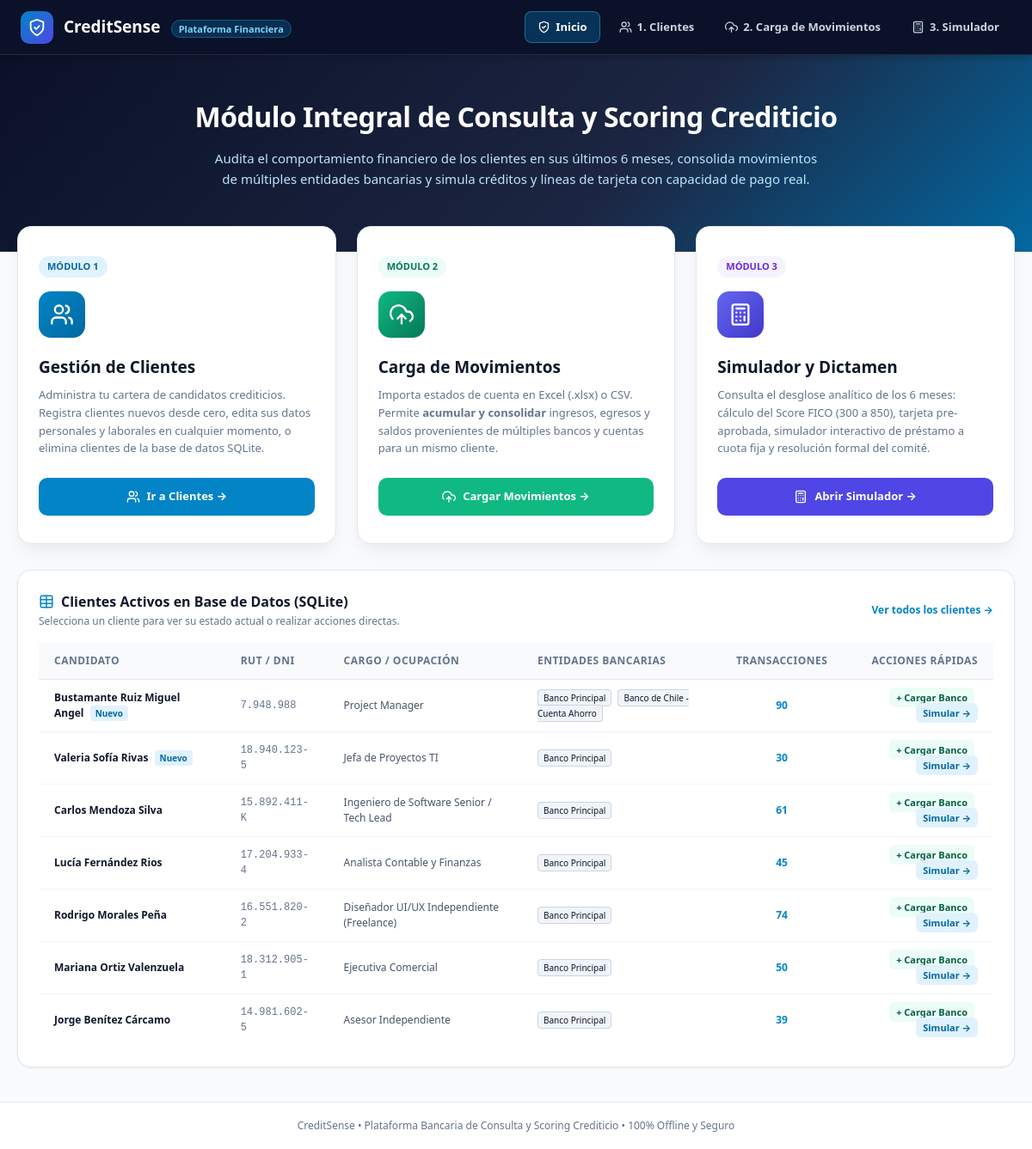
The page / on the database its author committed.
### tables this page shows
CREATE TABLE clientes (
        id TEXT PRIMARY KEY,
        perfil_key TEXT UNIQUE NOT NULL,
        nombre TEXT NOT NULL,
        rut_dni TEXT NOT NULL,
        ocupacion TEXT NOT NULL,
        empresa TEXT,
        tipo_contrato TEXT,
        antiguedad_laboral_anios REAL,
        antiguedad_bancaria_meses INTEGER,
        avatar TEXT,
        etiqueta_perfil TEXT,
        es_personalizado INTEGER DEFAULT 0,
        fecha_creacion TEXT
    );

### app.py (the view)
@app.route('/')
def home_portal():
    candidates = get_all_clients()
    return render_template('index.html', candidates=candidates)

### backend/database.py (called while the page is built)
def get_db_connection():
    conn = sqlite3.connect(DB_PATH)
    conn.row_factory = sqlite3.Row
    return conn

### templates/index.html (shortened to what this page needs)
<!DOCTYPE html>
<html lang="es">
<head>
  <link rel="stylesheet" href="/static/css/style.css">
</head>
<body>
  <header class="nav-bar">
    <div style="display:flex; align-items:center; gap:12px;">
      <div style="width:38px; height:38px; border-radius:10px; background:linear-gradient(135deg, #0284c7 0%, #4f46e5 100%); display:flex; align-items:center; justify-content:center; color:#fff;">
        <span data-icon="shield-check" style="width:22px; height:22px;"></span>
      </div>
      <div>
        <span style="font-size:19px; font-weight:800; color:#fff;">CreditSense</span>
        <span style="font-size:11px; background:rgba(2,132,199,0.25); color:#7dd3fc; border:1px solid rgba(56,189,248,0.3); padding:2px 8px; border-radius:999px; margin-left:8px; font-weight:600;">
          Plataforma Financiera
        </span>
      </div>
    </div>
    <nav class="nav-links">
      <a href="/" class="nav-link active">
        <span data-icon="shield-check" style="width:15px; height:15px;"></span> Inicio
      </a>
      <a href="/clientes" class="nav-link">
        <span data-icon="users" style="width:15px; height:15px;"></span> 1. Clientes
      </a>
      <a href="/carga-movimientos" class="nav-link">
        <span data-icon="upload-cloud" style="width:15px; height:15px;"></span> 2. Carga de Movimientos
      </a>
      <a href="/simulador" class="nav-link">
        <span data-icon="calculator" style="width:15px; height:15px;"></span> 3. Simulador
      </a>
    </nav>
  </header>
  <section class="hero-banner">
    <div class="hero-container">
      <h1 class="hero-title">Módulo Integral de Consulta y Scoring Crediticio</h1>
      <p class="hero-subtitle">
        Audita el comportamiento financiero de los clientes en sus últimos 6 meses, consolida movimientos de múltiples entidades bancarias y simula créditos y líneas de tarjeta con capacidad de pago real.
      </p>
    </div>
  </section>
  <main class="main-grid-container">
    <div class="modules-grid">
      <div class="module-card">
        <div>
          <span class="module-badge badge-blue">Módulo 1</span>
          <div class="module-icon-box icon-box-blue">
            <span data-icon="users" style="width:28px; height:28px;"></span>
          </div>
          <h2 class="module-title">Gestión de Clientes</h2>
          <p class="module-desc">
            Administra tu cartera de candidatos crediticios. Registra clientes nuevos desde cero, edita sus datos personales y laborales en cualquier momento, o elimina clientes de la base de datos SQLite.
          </p>
        </div>
        <a href="/clientes" class="btn-module btn-blue">
          <span data-icon="users" style="width:16px; height:16px;"></span>
          Ir a Clientes →
        </a>
      </div>
      <div class="module-card">
        <div>
          <span class="module-badge badge-emerald">Módulo 2</span>
          <div class="module-icon-box icon-box-emerald">
            <span data-icon="upload-cloud" style="width:28px; height:28px;"></span>
          </div>
          <h2 class="module-title">Carga de Movimientos</h2>
          <p class="module-desc">
            Importa estados de cuenta en Excel (.xlsx) o CSV. Permite <strong>acumular y consolidar</strong> ingresos, egresos y saldos provenientes de múltiples bancos y cuentas para un mismo cliente.
          </p>
        </div>
        <a href="/carga-movimientos" class="btn-module btn-emerald">
          <span data-icon="upload-cloud" style="width:16px; height:16px;"></span>
          Cargar Movimientos →
        </a>
      </div>
      <div class="module-card">
        <div>
          <span class="module-badge badge-purple">Módulo 3</span>
          <div class="module-icon-box icon-box-purple">
            <span data-icon="calculator" style="width:28px; height:28px;"></span>
          </div>
          <h2 class="module-title">Simulador y Dictamen</h2>
          <p class="module-desc">
            Consulta el desglose analítico de los 6 meses: cálculo del Score FICO (300 a 850), tarjeta pre-aprobada, simulador interactivo de préstamo a cuota fija y resolución formal del comité.
          </p>
        </div>
        <a href="/simulador" class="btn-module btn-purple">
          <span data-icon="calculator" style="width:16px; height:16px;"></span>
          Abrir Simulador →
        </a>
      </div>
    </div>
    <div class="recent-section">
      <div class="recent-header">
        <div>
          <h3 style="font-size:16px; font-weight:800; color:var(--text-main); display:flex; align-items:center; gap:8px;">
            <span data-icon="table" style="width:18px; height:18px; color:var(--accent-sky);"></span>
            Clientes Activos en Base de Datos (SQLite)
          </h3>
          <p style="font-size:12px; color:var(--text-muted); margin-top:2px;">
            Selecciona un cliente para ver su estado actual o realizar acciones directas.
          </p>
        </div>
        <a href="/clientes" style="font-size:12px; font-weight:700; color:var(--accent-sky); text-decoration:none;">
          Ver todos los clientes →
        </a>
      </div>
      <div style="overflow-x:auto;">
        <table class="modern-table" style="font-size:12px;">
          <thead>
            <tr>
              <th>Candidato</th>
              <th>RUT / DNI</th>
              <th>Cargo / Ocupación</th>
              <th>Entidades Bancarias</th>
              <th class="text-center">Transacciones</th>
              <th class="text-right">Acciones Rápidas</th>
            </tr>
          </thead>
          <tbody id="quickClientsTable">
            {% for c in candidates %}
            <tr>
              <td style="font-weight:700;">
                {{ c.client_info.nombre }}
                {% if c.client_info.es_personalizado %}
                  <span style="font-size:10px; background:#e0f2fe; color:#0369a1; padding:2px 6px; border-radius:4px; margin-left:4px;">Nuevo</span>
                {% endif %}
              </td>
              <td style="font-family:monospace; color:#64748b;">{{ c.client_info.rut_dni }}</td>
              <td style="color:#475569;">{{ c.client_info.ocupacion }}</td>
              <td>
                {% for b in c.client_info.bancos %}
                  <span style="font-size:10px; background:#f1f5f9; border:1px solid #cbd5e1; padding:2px 6px; border-radius:4px; margin-right:4px;">{{ b }}</span>
                {% endfor %}
              </td>
              <td class="text-center" style="font-weight:700; color:#0284c7;">{{ c.total_transacciones }}</td>
              <td class="text-right">
                <a href="/carga-movimientos?client_id={{ c.client_info.id }}" style="font-size:11px; padding:4px 8px; border-radius:6px; background:#ecfdf5; color:#065f46; font-weight:700; text-decoration:none; margin-right:4px;">
                  + Cargar Banco
                </a>
                <a href="/simulador?client={{ c.perfil_key }}" style="font-size:11px; padding:4px 8px; border-radius:6px; background:#e0f2fe; color:#0369a1; font-weight:700; text-decoration:none;">
                  Simular →
                </a>
              </td>
            </tr>
            {% endfor %}
          </tbody>
        </table>
      </div>
    </div>
  </main>
  <footer style="background:#fff; border-top:1px solid #e2e8f0; padding:18px; text-align:center; font-size:12px; color:#64748b; margin-top:auto;">
    CreditSense • Plataforma Bancaria de Consulta y Scoring Crediticio • 100% Offline y Seguro
  </footer>
</body>
</html>

### static/css/style.css (style rules this page uses)
:root { --primary-dark: #0a1128; --primary-navy: #1c2541; --accent-sky: #0284c7; --accent-sky-hover: #0369a1; --accent-sky-light: #e0f2fe; --accent-indigo: #4f46e5; --accent-indigo-light: #eef2ff; --success-bg: #ecfdf5; --success-border: #a7f3d0; --success-text: #065f46; --success-solid: #10b981; --warning-bg: #fffbeb; --warning-border: #fde68a; --warning-text: #92400e; --warning-solid: #f59e0b; --danger-bg: #fff1f2; --danger-border: #fecdd3; --danger-text: #9f1239; --danger-solid: #f43f5e; --bg-page: #f8fafc; --bg-card: #ffffff; --border-card: #e2e8f0; --border-subtle: #f1f5f9; --text-main: #0f172a; --text-muted: #64748b; --text-subtle: #94a3b8; --shadow-sm: 0 1px 2px 0 rgba(0, 0, 0, 0.05); --shadow-md: 0 4px 6px -1px rgba(0, 0, 0, 0.08), 0 2px 4px -2px rgba(0, 0, 0, 0.05); --shadow-lg: 0 10px 15px -3px rgba(0, 0, 0, 0.08), 0 4px 6px -4px rgba(0, 0, 0, 0.04); --shadow-xl: 0 20px 25px -5px rgba(0, 0, 0, 0.1), 0 8px 10px -6px rgba(0, 0, 0, 0.04); --radius-sm: 8px; --radius-md: 12px; --radius-lg: 16px; --radius-full: 9999px; --font-sans: system-ui, -apple-system, BlinkMacSystemFont, "Segoe UI", Roboto, Oxygen, Ubuntu, Cantarell, "Helvetica Neue", sans-serif; --font-mono: ui-monospace, SFMono-Regular, Menlo, Monaco, Consolas, "Liberation Mono", "Courier New", monospace; }
*, *::before, *::after { box-sizing: border-box; margin: 0; padding: 0; }
body { font-family: var(--font-sans); background-color: var(--bg-page); color: var(--text-main); line-height: 1.5; -webkit-font-smoothing: antialiased; min-height: 100vh; display: flex; flex-direction: column; }
.modern-table { width: 100%; border-collapse: collapse; text-align: left; font-size: 12px; }
.modern-table thead { background: var(--bg-page); color: var(--text-muted); font-weight: 700; text-transform: uppercase; letter-spacing: 0.5px; border-bottom: 1px solid var(--border-card); }
.modern-table th, .modern-table td { padding: 12px 18px; }
.modern-table tbody tr { border-bottom: 1px solid var(--border-subtle); transition: background 0.1s ease; }
.modern-table tbody tr:last-child { border-bottom: none; }
.text-right { text-align: right; }
.text-center { text-align: center; }

### rows shown on the page
clientes: client_info.nombre "Bustamante Ruiz Miguel Angel", es_personalizado "Nuevo", client_info.rut_dni "7.948.988", client_info.ocupacion "Project Manager", bancos "Banco Principal" "Banco de Chile - Cuenta Ahorro", total_transacciones "90"
clientes: client_info.nombre "Valeria Sofía Rivas", es_personalizado "Nuevo", client_info.rut_dni "18.940.123-5", client_info.ocupacion "Jefa de Proyectos TI", bancos "Banco Principal", total_transacciones "30"
clientes: client_info.nombre "Carlos Mendoza Silva", client_info.rut_dni "15.892.411-K", client_info.ocupacion "Ingeniero de Software Senior / Tech Lead", bancos "Banco Principal", total_transacciones "61"
clientes: client_info.nombre "Lucía Fernández Rios", client_info.rut_dni "17.204.933-4", client_info.ocupacion "Analista Contable y Finanzas", bancos "Banco Principal", total_transacciones "45"
clientes: client_info.nombre "Rodrigo Morales Peña", client_info.rut_dni "16.551.820-2", client_info.ocupacion "Diseñador UI/UX Independiente (Freelance)", bancos "Banco Principal", total_transacciones "74"
clientes: client_info.nombre "Mariana Ortiz Valenzuela", client_info.rut_dni "18.312.905-1", client_info.ocupacion "Ejecutiva Comercial", bancos "Banco Principal", total_transacciones "50"
clientes: client_info.nombre "Jorge Benítez Cárcamo", client_info.rut_dni "14.981.602-5", client_info.ocupacion "Asesor Independiente", bancos "Banco Principal", total_transacciones "39"
